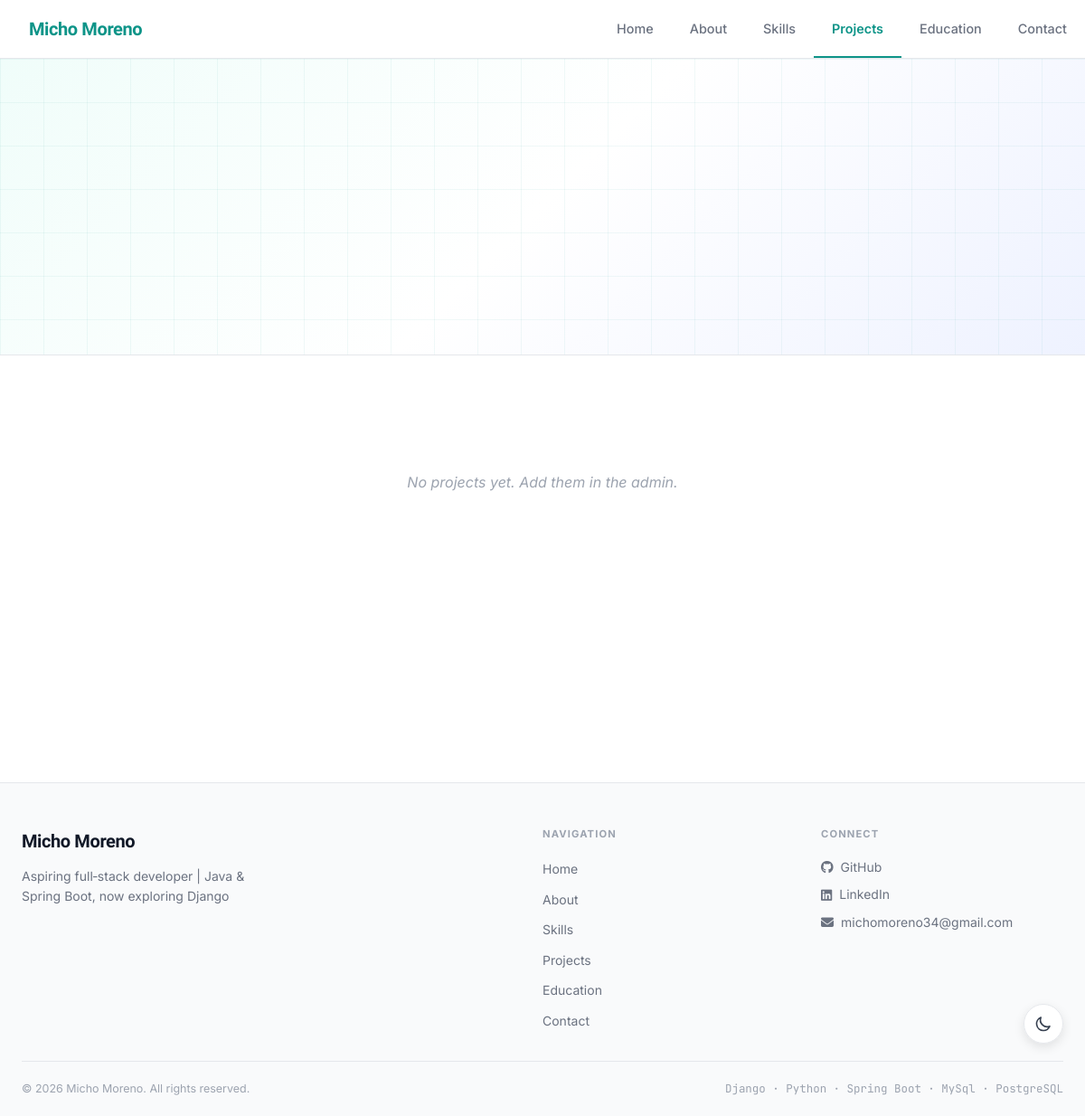
The page /projects/ on the database as committed earlier.
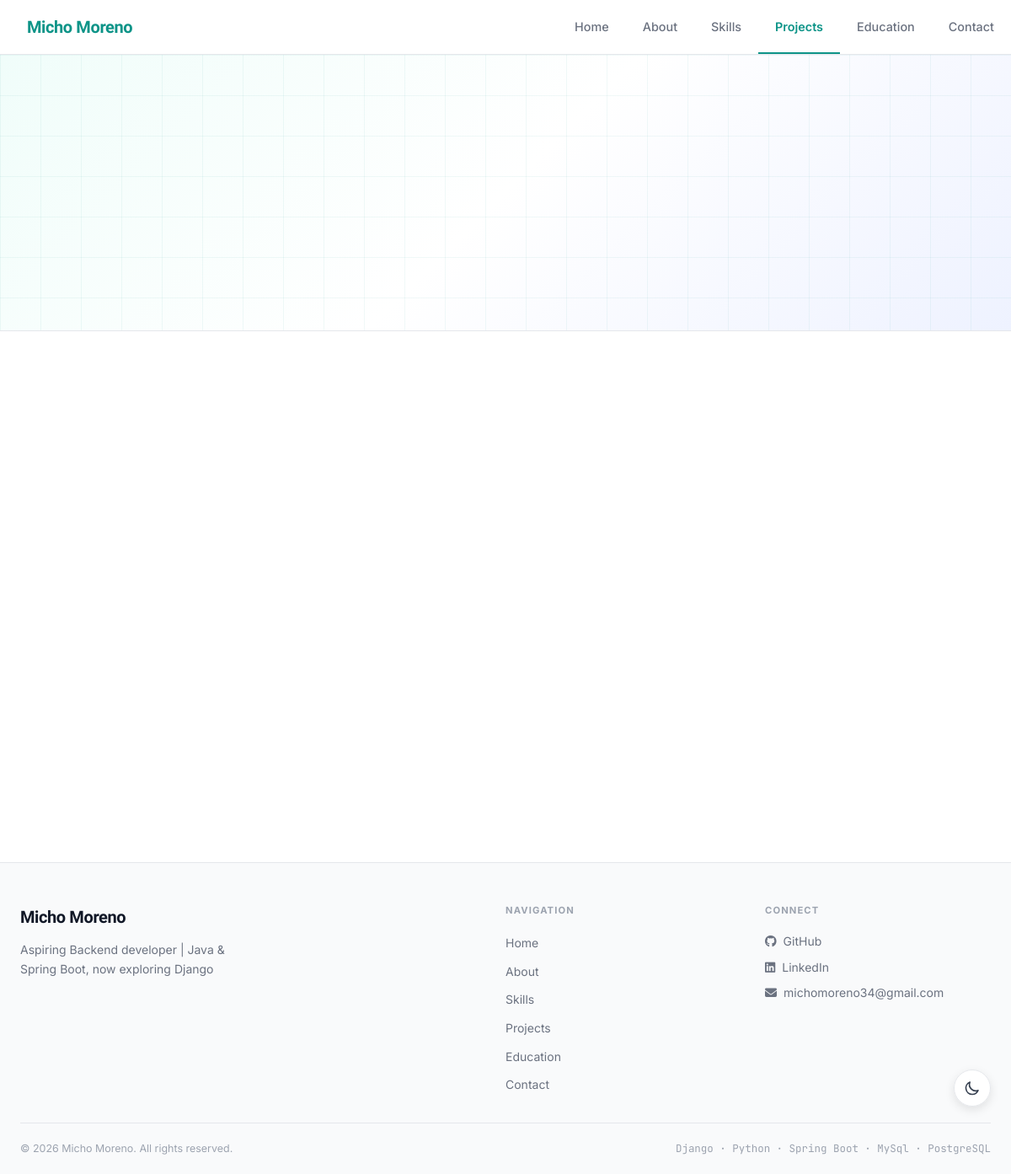
The same page on the database as committed later.
### apps/core/models.py (models this page shows, shortened)
class Profile(models.Model):
    name = models.CharField(max_length=100)
    title = models.CharField(max_length=200)
    tagline = models.TextField()
    profile_photo = models.ImageField(upload_to='profile/')
    summary = models.TextField()
    years_experience = models.IntegerField(default=20)
    github_url = models.URLField(blank=True)
    linkedin_url = models.URLField(blank=True)
    email = models.EmailField()
    class Meta:
        verbose_name_plural = 'Profile'

### apps/projects/views.py (the view)
# urls.py: path('', views.ProjectListView.as_view(), name='projects'),
class ProjectListView(ListView):
    model = Project
    template_name = 'projects/project_list.html'
    context_object_name = 'projects'

### apps/core/context_processors.py (called while the page is built)
def global_context(request):
    try:
        profile = Profile.objects.first()
    except Exception:
        profile = None
    return {
        'profile': profile,
    }

### apps/projects/models.py (called while the page is built)
    def tech_list(self):
        return [tech.strip() for tech in self.tech_stack.split(',')]

### templates/projects/project_list.html (shortened to what this page needs)
{% extends 'base.html' %}
{% load static %}
{% block extra_css %}
<link rel="stylesheet" href="{% static 'project/css/project.css' %}">
{% endblock %}
{% block content %}
<div class="projects-hero">
  <div class="projects-grid-bg"></div>
</div>
<section class="projects-section">
  <div class="projects-container">
    <div class="projects-grid" id="projects-grid">
      {% for project in projects %}
      <article class="project-card animate-on-scroll">
        <div class="card-image">
          {% if project.image %}
          <img src="{{ project.image.url }}" alt="{{ project.title }}" class="card-img">
          {% else %}
          <div class="card-img-placeholder">
            <i class="fas fa-cube"></i>
          </div>
          {% endif %}
          <div class="card-overlay"></div>
          <div class="card-status-wrap">
            {% if project.status == 'live' %}
            <span class="card-status status-live">{{ project.get_status_display }}</span>
            {% elif project.status == 'development' %}
            <span class="card-status status-dev">{{ project.get_status_display }}</span>
            {% else %}
            <span class="card-status status-archived">{{ project.get_status_display }}</span>
            {% endif %}
          </div>
        </div>
        <div class="card-body">
          <h3 class="card-title">{{ project.title }}</h3>
          <p class="card-desc">{{ project.description|truncatechars:120 }}</p>
          <div class="card-tags">
            {% for tech in project.tech_list|slice:":4" %}
            <span class="tag">{{ tech }}</span>
            {% endfor %}
          </div>
          <div class="card-footer">
            {% if project.slug %}
            <a href="{% url 'project_detail' project.slug %}" class="card-link">
              Case Study <i class="fas fa-arrow-right"></i>
            </a>
            {% else %}
            <span class="card-link-disabled">No detail page</span>
            {% endif %}
            <div class="card-links">
              {% if project.github_link %}
              <a href="{{ project.github_link }}" target="_blank" rel="noopener" class="icon-btn">
                <i class="fab fa-github"></i>
              </a>
              {% endif %}
              {% if project.live_demo_link %}
              <a href="{{ project.live_demo_link }}" target="_blank" rel="noopener" class="icon-btn">
                <i class="fas fa-external-link-alt"></i>
              </a>
              {% endif %}
            </div>
          </div>
        </div>
      </article>
      {% empty %}
      <p class="empty-state">No projects yet. Add them in the admin.</p>
      {% endfor %}
    </div>
  </div>
</section>
{% endblock %}

### templates/base.html (shortened to what this page needs)
{% load static %}
<!DOCTYPE html>
<html lang="en">
<head>
  <link rel="stylesheet" href="https://cdnjs.cloudflare.com/ajax/libs/font-awesome/6.5.1/css/all.min.css">
  <link rel="stylesheet" href="{% static 'css/base.css' %}">
  <link rel="stylesheet" href="{% static 'partials/css/header.css' %}">
  <link rel="stylesheet" href="{% static 'partials/css/footer.css' %}">
  <link rel="stylesheet" href="{% static 'partials/css/dark_mode_toggle.css' %}">
  {% block extra_css %}{% endblock %}
</head>
<body>
  {% include 'partials/header.html' %}
  <main id="main-content">
    {% block content %}{% endblock %}
  </main>
  {% include 'partials/footer.html' %}
  <div class="floating-controls">
    {% include 'partials/dark_mode_toggle.html' %}
  </div>
</body>
</html>

### templates/partials/header.html (shortened to what this page needs)
{% load static %}
<nav id="navbar" class="navbar">
  <div class="navbar-inner" style="display:flex;flex-direction:row;align-items:center;width:100%;height:64px;flex-wrap:nowrap;">
    <a href="{% url 'home' %}" class="navbar-logo" style="display:inline-flex;align-items:center;flex-shrink:0;width:auto;">
      {% if profile %}{{ profile.name }}{% else %}Micho Moreno{% endif %}
    </a>
    <div class="navbar-links">
      <a href="{% url 'home' %}" class="nav-link {% if request.path == '/' %}active{% endif %}">Home</a>
      <a href="{% url 'about' %}" class="nav-link {% if '/about/' in request.path %}active{% endif %}">About</a>
      <a href="{% url 'skills' %}" class="nav-link {% if '/skills/' in request.path %}active{% endif %}">Skills</a>
      <a href="{% url 'projects' %}" class="nav-link {% if '/projects/' in request.path %}active{% endif %}">Projects</a>
      <a href="{% url 'education' %}" class="nav-link {% if '/education/' in request.path %}active{% endif %}">Education</a>
      <a href="{% url 'contact' %}" class="nav-link {% if '/contact/' in request.path %}active{% endif %}">Contact</a>
    </div>
  </div>
</nav>

### templates/partials/footer.html (shortened to what this page needs)
{% load static %}
<footer class="footer">
  <div class="footer-container">
    <div class="footer-grid">
      <div class="footer-brand">
        <a href="{% url 'home' %}" class="footer-logo">
          Micho Moreno
        </a>
        {% if profile %}
        <p class="footer-tagline">{{ profile.tagline }}</p>
        {% endif %}
      </div>
      <div class="footer-nav">
        <h3 class="footer-heading">Navigation</h3>
        <ul class="footer-nav-list">
          <li><a href="{% url 'home' %}" class="footer-link">Home</a></li>
          <li><a href="{% url 'about' %}" class="footer-link">About</a></li>
          <li><a href="{% url 'skills' %}" class="footer-link">Skills</a></li>
          <li><a href="{% url 'projects' %}" class="footer-link">Projects</a></li>
          <li><a href="{% url 'education' %}" class="footer-link">Education</a></li>
          <li><a href="{% url 'contact' %}" class="footer-link">Contact</a></li>
        </ul>
      </div>
      <div class="footer-connect">
        <h3 class="footer-heading">Connect</h3>
        <div class="footer-socials">
          {% if profile and profile.github_url %}
          <a href="{{ profile.github_url }}" target="_blank" rel="noopener" class="footer-social-link">
            <i class="fab fa-github"></i> GitHub
          </a>
          {% endif %}
          {% if profile and profile.linkedin_url %}
          <a href="{{ profile.linkedin_url }}" target="_blank" rel="noopener" class="footer-social-link">
            <i class="fab fa-linkedin"></i> LinkedIn
          </a>
          {% endif %}
          {% if profile and profile.email %}
          <a href="mailto:{{ profile.email }}" class="footer-social-link">
            <i class="fas fa-envelope"></i> {{ profile.email }}
          </a>
          {% endif %}
        </div>
      </div>
    </div>
    <div class="footer-bottom">
      <p class="footer-copy">&copy; {% now "Y" %} {% if profile %}{{ profile.name }}{% else %}Portfolio{% endif %}. All rights reserved.</p>
      <p class="footer-tech">Django · Python · Spring Boot · MySql · PostgreSQL </p>
    </div>
  </div>
</footer>

### templates/partials/dark_mode_toggle.html (shortened to what this page needs)
<button id="darkModeToggle"
        class="theme-toggle-float"
        aria-label="Toggle dark mode">
  <svg class="theme-icon-moon" width="20" height="20" fill="none" stroke="currentColor" viewBox="0 0 24 24">
    <path stroke-linecap="round" stroke-linejoin="round" stroke-width="2" d="M20.354 15.354A9 9 0 018.646 3.646 9.003 9.003 0 0012 21a9.003 9.003 0 008.354-5.646z"/>
  </svg>
</button>

### static/css/base.css (style rules this page uses)
:root { --color-bg: #ffffff; --color-bg-alt: #f9fafb; --color-bg-card: #ffffff; --color-border: #e5e7eb; --color-border-hover: #2dd4bf; --color-text: #111827; --color-text-muted: #6b7280; --color-text-faint: #9ca3af; --color-accent: #0d9488; --color-accent-dark: #0f766e; --color-accent-light: #f0fdfa; --color-indigo: #4f46e5; --color-success: #22c55e; --color-success-bg: #f0fdf4; --color-success-border: #86efac; --color-success-text: #166534; --color-danger: #dc2626; --font-body: 'Inter', -apple-system, BlinkMacSystemFont, 'Segoe UI', sans-serif; --font-display: 'Plus Jakarta Sans', 'Inter', sans-serif; --font-mono: 'JetBrains Mono', 'Courier New', monospace; --radius-sm: 0.5rem; --radius-md: 0.75rem; --radius-lg: 1rem; --radius-xl: 1.25rem; --radius-2xl: 1.5rem; --radius-full: 999px; --shadow-sm: 0 1px 4px rgba(0,0,0,0.06); --shadow-md: 0 4px 16px rgba(0,0,0,0.08); --shadow-lg: 0 8px 32px rgba(0,0,0,0.12); --transition: 0.2s ease; --nav-height: 64px; }
*, *::before, *::after { box-sizing: border-box; margin: 0; padding: 0; }
html { scroll-behavior: smooth; -webkit-font-smoothing: antialiased; -moz-osx-font-smoothing: grayscale; }
body { font-family: var(--font-body); background-color: var(--color-bg); color: var(--color-text); line-height: 1.6; min-height: 100vh; transition: background-color var(--transition), color var(--transition); }
a { color: inherit; text-decoration: none; }
button { cursor: pointer; font-family: inherit; }
#main-content { min-height: 100vh; }
.floating-controls { position: fixed; bottom: 1.5rem; right: 1.5rem; z-index: 50; display: flex; flex-direction: column; gap: 0.75rem; }

### static/partials/css/header.css (style rules this page uses)
#navbar { position: sticky; top: 0; z-index: 100; background: rgba(255, 255, 255, 0.85); backdrop-filter: blur(16px); -webkit-backdrop-filter: blur(16px); border-bottom: 1px solid #e5e7eb; transition: background 0.3s ease, box-shadow 0.3s ease; }
#navbar .navbar-inner { width: 100%; height: 64px; display: flex !important; flex-direction: row !important; flex-wrap: nowrap !important; align-items: center !important; }
#navbar .navbar-logo { font-family: 'Plus Jakarta Sans', sans-serif; font-size: 1.25rem; font-weight: 900; color: #0d9488 !important; text-decoration: none; letter-spacing: -0.02em; flex-shrink: 0; flex-grow: 0; padding: 0 2rem; height: 64px; display: inline-flex !important; align-items: center !important; transition: color 0.2s ease; width: auto !important; }
#navbar .navbar-links { display: inline-flex !important; flex-direction: row !important; flex-wrap: nowrap !important; align-items: center !important; height: 64px; margin-left: auto !important; flex-shrink: 0; width: auto !important; }
#navbar .nav-link { display: inline-flex !important; align-items: center !important; padding: 0 1.25rem; height: 64px; font-size: 0.9rem; font-weight: 500; color: #6b7280; text-decoration: none; position: relative; white-space: nowrap; flex-shrink: 0; width: auto !important; transition: color 0.2s ease, background 0.2s ease; }
#navbar .nav-link.active { color: #0d9488; font-weight: 600; }
#navbar .nav-link::after { content: ''; position: absolute; bottom: 0; left: 0; right: 0; height: 2px; background: #0d9488; transform: scaleX(0); transition: transform 0.2s ease; }
#navbar .nav-link.active::after, #navbar .nav-link:hover::after { transform: scaleX(1); }

### static/partials/css/dark_mode_toggle.css (style rules this page uses)
.theme-toggle-float { width: 44px; height: 44px; border-radius: 50%; border: 1px solid #e5e7eb; background: rgba(255, 255, 255, 0.9); backdrop-filter: blur(8px); -webkit-backdrop-filter: blur(8px); color: #374151; cursor: pointer; display: flex; align-items: center; justify-content: center; box-shadow: 0 4px 12px rgba(0, 0, 0, 0.1); transition: all 0.2s ease; }

### static/project/css/project.css (style rules this page uses)
.projects-container { max-width: 1200px; margin: 0 auto; padding: 0 1.5rem; position: relative; z-index: 1; }
.projects-hero { background: linear-gradient(135deg, #f0fdfa 0%, #ffffff 50%, #eef2ff 100%); padding: 7rem 0 4rem; border-bottom: 1px solid #e5e7eb; position: relative; overflow: hidden; }
.projects-grid-bg { position: absolute; inset: 0; pointer-events: none; background-image: linear-gradient(rgba(13, 148, 136, 0.06) 1px, transparent 1px), linear-gradient(90deg, rgba(13, 148, 136, 0.06) 1px, transparent 1px); background-size: 48px 48px; }
.projects-section { padding: 5rem 0; background: #ffffff; }
.projects-grid { display: grid; grid-template-columns: repeat(3, 1fr); gap: 1.5rem; }

Rows that differ between the two databases and show on the page:
changed Profile "Micho Moreno": tagline "Aspiring full‑stack developer | Java & Spring Boot, now exploring Django" → "Aspiring Backend developer | Java & Spring Boot, now exploring Django"
Other text that changed with them:
text no longer shown: "No projects yet. Add them in the admin."
